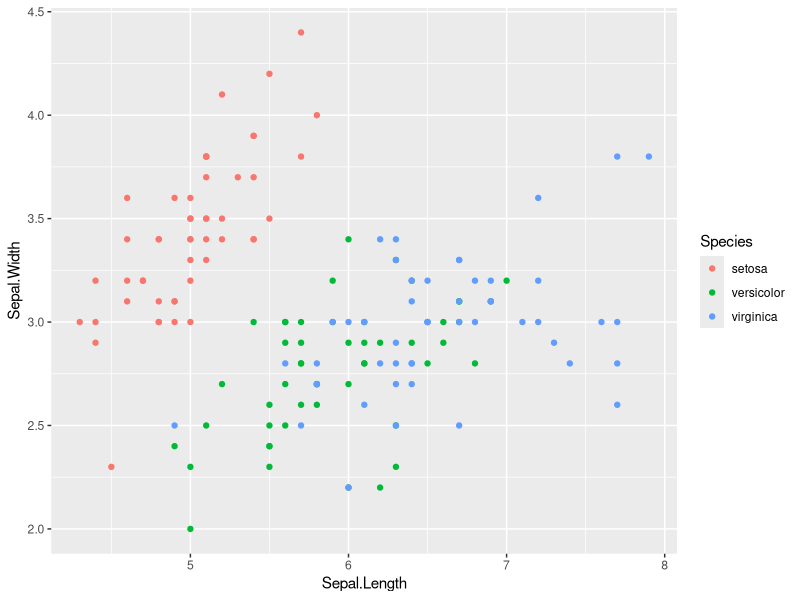
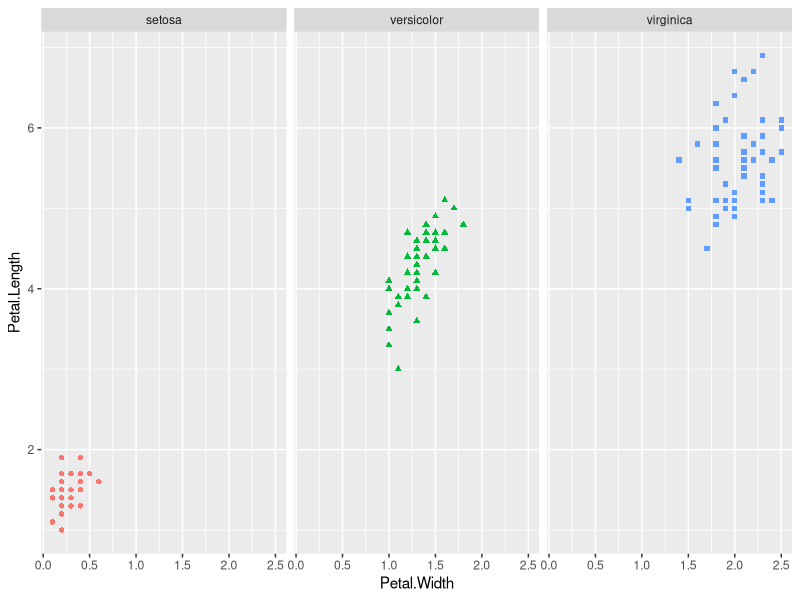

These charts were generated, in order, by the following R code:
library(tidyverse)

dim(iris)
str(iris)
?iris

head(iris)
summary(iris)

ggplot(data = iris) +
  geom_point(mapping = aes(x = Sepal.Length, y = Sepal.Width, color = Species))

ggplot(data = iris) +
  geom_point(mapping = aes(x = Petal.Width, y = Petal.Length, 
                           color = Species, shape = Species)) +
  facet_wrap(~Species) +
  theme(legend.position = 'none')
